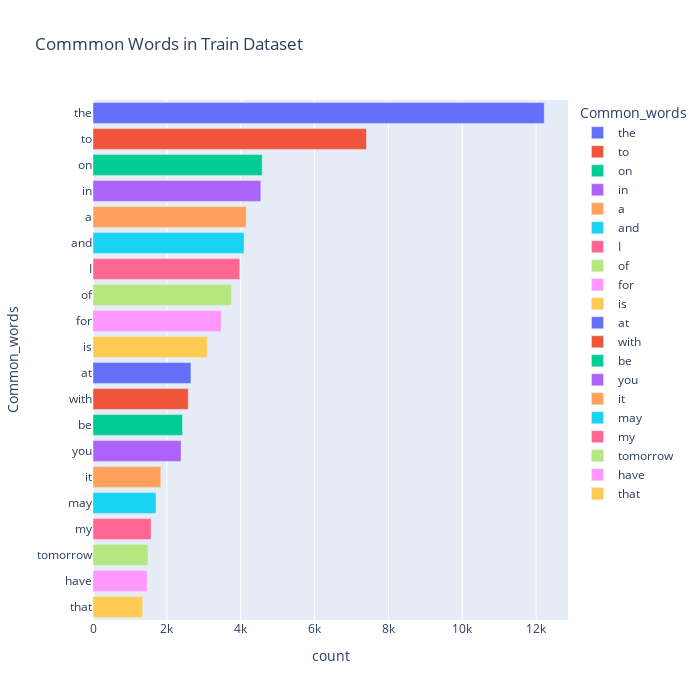

This figure's notebook cell:
### Code cell
fig = px.bar(temp, x="count", y="Common_words", title='Commmon Words in Train Dataset', orientation='h', 
             width=700, height=700,color='Common_words')
fig.show()

### Figure 1 — Plotly figure (JSON) as saved in the notebook; plotly's stock layout.template omitted (floating-point values rounded to 4 significant figures)
{"data": [{"alignmentgroup": "True", "hovertemplate": "Common_words=%{y}<br>count=%{x}<extra></extra>", "legendgroup": "the", "marker": {"color": "#636efa", "pattern": {"shape": ""}}, "name": "the", "offsetgroup": "the", "orientation": "h", "showlegend": true, "textposition": "auto", "type": "bar", "x": [12220], "xaxis": "x", "y": ["the"], "yaxis": "y"}, {"alignmentgroup": "True", "hovertemplate": "Common_words=%{y}<br>count=%{x}<extra></extra>", "legendgroup": "to", "marker": {"color": "#EF553B", "pattern": {"shape": ""}}, "name": "to", "offsetgroup": "to", "orientation": "h", "showlegend": true, "textposition": "auto", "type": "bar", "x": [7407], "xaxis": "x", "y": ["to"], "yaxis": "y"}, {"alignmentgroup": "True", "hovertemplate": "Common_words=%{y}<br>count=%{x}<extra></extra>", "legendgroup": "on", "marker": {"color": "#00cc96", "pattern": {"shape": ""}}, "name": "on", "offsetgroup": "on", "orientation": "h", "showlegend": true, "textposition": "auto", "type": "bar", "x": [4581], "xaxis": "x", "y": ["on"], "yaxis": "y"}, {"alignmentgroup": "True", "hovertemplate": "Common_words=%{y}<br>count=%{x}<extra></extra>", "legendgroup": "in", "marker": {"color": "#ab63fa", "pattern": {"shape": ""}}, "name": "in", "offsetgroup": "in", "orientation": "h", "showlegend": true, "textposition": "auto", "type": "bar", "x": [4544], "xaxis": "x", "y": ["in"], "yaxis": "y"}, {"alignmentgroup": "True", "hovertemplate": "Common_words=%{y}<br>count=%{x}<extra></extra>", "legendgroup": "a", "marker": {"color": "#FFA15A", "pattern": {"shape": ""}}, "name": "a", "offsetgroup": "a", "orientation": "h", "showlegend": true, "textposition": "auto", "type": "bar", "x": [4149], "xaxis": "x", "y": ["a"], "yaxis": "y"}, {"alignmentgroup": "True", "hovertemplate": "Common_words=%{y}<br>count=%{x}<extra></extra>", "legendgroup": "and", "marker": {"color": "#19d3f3", "pattern": {"shape": ""}}, "name": "and", "offsetgroup": "and", "orientation": "h", "showlegend": true, "textposition": "auto", "type": "bar", "x": [4091], "xaxis": "x", "y": ["and"], "yaxis": "y"}, {"alignmentgroup": "True", "hovertemplate": "Common_words=%{y}<br>count=%{x}<extra></extra>", "legendgroup": "I", "marker": {"color": "#FF6692", "pattern": {"shape": ""}}, "name": "I", "offsetgroup": "I", "orientation": "h", "showlegend": true, "textposition": "auto", "type": "bar", "x": [3974], "xaxis": "x", "y": ["I"], "yaxis": "y"}, {"alignmentgroup": "True", "hovertemplate": "Common_words=%{y}<br>count=%{x}<extra></extra>", "legendgroup": "of", "marker": {"color": "#B6E880", "pattern": {"shape": ""}}, "name": "of", "offsetgroup": "of", "orientation": "h", "showlegend": true, "textposition": "auto", "type": "bar", "x": [3748], "xaxis": "x", "y": ["of"], "yaxis": "y"}, {"alignmentgroup": "True", "hovertemplate": "Common_words=%{y}<br>count=%{x}<extra></extra>", "legendgroup": "for", "marker": {"color": "#FF97FF", "pattern": {"shape": ""}}, "name": "for", "offsetgroup": "for", "orientation": "h", "showlegend": true, "textposition": "auto", "type": "bar", "x": [3472], "xaxis": "x", "y": ["for"], "yaxis": "y"}, {"alignmentgroup": "True", "hovertemplate": "Common_words=%{y}<br>count=%{x}<extra></extra>", "legendgroup": "is", "marker": {"color": "#FECB52", "pattern": {"shape": ""}}, "name": "is", "offsetgroup": "is", "orientation": "h", "showlegend": true, "textposition": "auto", "type": "bar", "x": [3092], "xaxis": "x", "y": ["is"], "yaxis": "y"}, {"alignmentgroup": "True", "hovertemplate": "Common_words=%{y}<br>count=%{x}<extra></extra>", "legendgroup": "at", "marker": {"color": "#636efa", "pattern": {"shape": ""}}, "name": "at", "offsetgroup": "at", "orientation": "h", "showlegend": true, "textposition": "auto", "type": "bar", "x": [2652], "xaxis": "x", "y": ["at"], "yaxis": "y"}, {"alignmentgroup": "True", "hovertemplate": "Common_words=%{y}<br>count=%{x}<extra></extra>", "legendgroup": "with", "marker": {"color": "#EF553B", "pattern": {"shape": ""}}, "name": "with", "offsetgroup": "with", "orientation": "h", "showlegend": true, "textposition": "auto", "type": "bar", "x": [2580], "xaxis": "x", "y": ["with"], "yaxis": "y"}, {"alignmentgroup": "True", "hovertemplate": "Common_words=%{y}<br>count=%{x}<extra></extra>", "legendgroup": "be", "marker": {"color": "#00cc96", "pattern": {"shape": ""}}, "name": "be", "offsetgroup": "be", "orientation": "h", "showlegend": true, "textposition": "auto", "type": "bar", "x": [2424], "xaxis": "x", "y": ["be"], "yaxis": "y"}, {"alignmentgroup": "True", "hovertemplate": "Common_words=%{y}<br>count=%{x}<extra></extra>", "legendgroup": "you", "marker": {"color": "#ab63fa", "pattern": {"shape": ""}}, "name": "you", "offsetgroup": "you", "orientation": "h", "showlegend": true, "textposition": "auto", "type": "bar", "x": [2385], "xaxis": "x", "y": ["you"], "yaxis": "y"}, {"alignmentgroup": "True", "hovertemplate": "Common_words=%{y}<br>count=%{x}<extra></extra>", "legendgroup": "it", "marker": {"color": "#FFA15A", "pattern": {"shape": ""}}, "name": "it", "offsetgroup": "it", "orientation": "h", "showlegend": true, "textposition": "auto", "type": "bar", "x": [1836], "xaxis": "x", "y": ["it"], "yaxis": "y"}, {"alignmentgroup": "True", "hovertemplate": "Common_words=%{y}<br>count=%{x}<extra></extra>", "legendgroup": "may", "marker": {"color": "#19d3f3", "pattern": {"shape": ""}}, "name": "may", "offsetgroup": "may", "orientation": "h", "showlegend": true, "textposition": "auto", "type": "bar", "x": [1705], "xaxis": "x", "y": ["may"], "yaxis": "y"}, {"alignmentgroup": "True", "hovertemplate": "Common_words=%{y}<br>count=%{x}<extra></extra>", "legendgroup": "my", "marker": {"color": "#FF6692", "pattern": {"shape": ""}}, "name": "my", "offsetgroup": "my", "orientation": "h", "showlegend": true, "textposition": "auto", "type": "bar", "x": [1573], "xaxis": "x", "y": ["my"], "yaxis": "y"}, {"alignmentgroup": "True", "hovertemplate": "Common_words=%{y}<br>count=%{x}<extra></extra>", "legendgroup": "tomorrow", "marker": {"color": "#B6E880", "pattern": {"shape": ""}}, "name": "tomorrow", "offsetgroup": "tomorrow", "orientation": "h", "showlegend": true, "textposition": "auto", "type": "bar", "x": [1489], "xaxis": "x", "y": ["tomorrow"], "yaxis": "y"}, {"alignmentgroup": "True", "hovertemplate": "Common_words=%{y}<br>count=%{x}<extra></extra>", "legendgroup": "have", "marker": {"color": "#FF97FF", "pattern": {"shape": ""}}, "name": "have", "offsetgroup": "have", "orientation": "h", "showlegend": true, "textposition": "auto", "type": "bar", "x": [1467], "xaxis": "x", "y": ["have"], "yaxis": "y"}, {"alignmentgroup": "True", "hovertemplate": "Common_words=%{y}<br>count=%{x}<extra></extra>", "legendgroup": "that", "marker": {"color": "#FECB52", "pattern": {"shape": ""}}, "name": "that", "offsetgroup": "that", "orientation": "h", "showlegend": true, "textposition": "auto", "type": "bar", "x": [1344], "xaxis": "x", "y": ["that"], "yaxis": "y"}], "layout": {"barmode": "relative", "height": 700, "legend": {"title": {"text": "Common_words"}, "tracegroupgap": 0}, "title": {"text": "Commmon Words in Train Dataset"}, "width": 700, "xaxis": {"anchor": "y", "domain": [0, 1], "title": {"text": "count"}}, "yaxis": {"anchor": "x", "categoryarray": ["that", "have", "tomorrow", "my", "may", "it", "you", "be", "with", "at", "is", "for", "of", "I", "and", "a", "in", "on", "to", "the"], "categoryorder": "array", "domain": [0, 1], "title": {"text": "Common_words"}}}}
